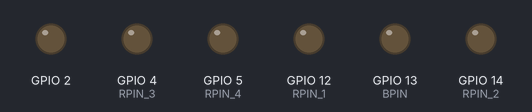
The sketch below on a simulated ESP8266 (NodeMCU). Parts: output pins drawn as LEDs (lit = HIGH, except the on-board LED, lit = LOW). WiFi joins after 1.5 s; servers stay silent unless stated; the local clock reads 2024-03-15 10:24:30 at power-on unless the sketch sets it; the Firebase database answers and starts empty; web services answer with replies made up by the test bench; what the sketch prints to the serial monitor is not drawn.

Above: at 0.1 s.
At 1.9 s:
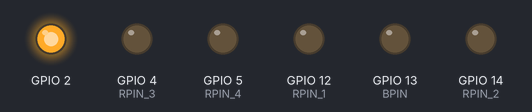
At 2.7 s:
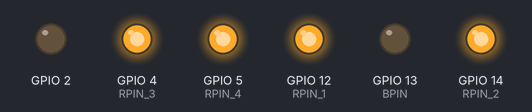
Timing chart, 0 to 4.2 s (numbered marks = the images above):
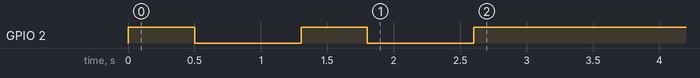

The sketch:

HomeAutomation.ino
```cpp
#include <Arduino.h>
#include <ESP8266WiFi.h>
#include <ESP8266HTTPClient.h>

#include <FirebaseESP8266.h>

#include <ArduinoJson.h>
#include <addons/TokenHelper.h>
#include <addons/RTDBHelper.h>

#include "NoDelay.h"

#define WIFI_SSID "Redmi 7A"
#define WIFI_PASSWORD "something"

#define API_KEY "AIzaSyBdoIbJ4Pv8pBhdNjXonNEbB4BFmRLjroI"
#define DATABASE_URL "https://homeautomation-4af1c-default-rtdb.asia-southeast1.firebasedatabase.app/"  //<databaseName>.firebaseio.com or <databaseName>.<region>.firebasedatabase.app
#define USER_EMAIL "esp8266.homeautomation@project.esp1.com"
#define USER_PASSWORD "esp@esp1"

#define ESP_NAME "ESP_1"

#define RPIN_4 5   // GPIO 5
#define RPIN_3 4   // GPIO 4
#define RPIN_2 14  // GPIO 14
#define RPIN_1 12  // GPIO 12

#define BPIN 13  // GPIO 13

FirebaseData fbdo;
FirebaseAuth auth;
FirebaseConfig config;

unsigned long sendDataPrevMillis = 0;
unsigned long count = 0;

#if defined(ARDUINO_RASPBERRY_PI_PICO_W)
WiFiMulti multi;
#endif

const char *worldTimeAPIEndpoint = "http://worldtimeapi.org/api/timezone/Asia/Manila";

void timeTicker();
void getCurrentTime();
void getReferenceTime();
void checkTimeComponents();

noDelay nTimeTicker(1000, timeTicker);
noDelay nGetCurrentTime(10000, getCurrentTime);
noDelay nGetReferenceTime(1000, getReferenceTime);
noDelay nCheckTimeComponents(1000, checkTimeComponents);

struct TimeStruct {
  int hours;
  int minutes;
  int seconds;
};

// Function to extract time and return it in a struct
TimeStruct extractTime(const String &timeString) {
  TimeStruct timeValues;

  // Extract hours, minutes, and seconds
  timeValues.hours = timeString.substring(0, 2).toInt();
  timeValues.minutes = timeString.substring(3, 5).toInt();
  timeValues.seconds = timeString.substring(6, 8).toInt();

  return timeValues;
}

void setup() {
  Serial.begin(115200);

  pinMode(BUILTIN_LED, OUTPUT);

#if defined(ARDUINO_RASPBERRY_PI_PICO_W)
  multi.addAP(WIFI_SSID, WIFI_PASSWORD);
  multi.run();
#else
  WiFi.begin(WIFI_SSID, WIFI_PASSWORD);
#endif

  Serial.print("Connecting to Wi-Fi");
  unsigned long ms = millis();
  while (WiFi.status() != WL_CONNECTED) {
    digitalWrite(BUILTIN_LED, HIGH);
    delay(500);
    digitalWrite(BUILTIN_LED, LOW);
    delay(500);

    Serial.print(".");
    delay(300);
#if defined(ARDUINO_RASPBERRY_PI_PICO_W)
    if (millis() - ms > 10000)
      break;
#endif
  }

  digitalWrite(BUILTIN_LED, HIGH);

  Serial.println();
  Serial.print("Connected with IP: ");
  Serial.println(WiFi.localIP());
  Serial.println();

  Serial.printf("Firebase Client v%s\n\n", FIREBASE_CLIENT_VERSION);

  config.api_key = API_KEY;
  auth.user.email = USER_EMAIL;
  auth.user.password = USER_PASSWORD;

  config.database_url = DATABASE_URL;
  config.token_status_callback = tokenStatusCallback;  // see addons/TokenHelper.h

  Firebase.reconnectNetwork(true);
  fbdo.setBSSLBufferSize(4096 /* Rx buffer size in bytes from 512 - 16384 */, 1024 /* Tx buffer size in bytes from 512 - 16384 */);

#if defined(ARDUINO_RASPBERRY_PI_PICO_W)
  config.wifi.clearAP();
  config.wifi.addAP(WIFI_SSID, WIFI_PASSWORD);
#endif

  Firebase.begin(&config, &auth);
  Firebase.setDoubleDigits(5);

  pinMode(RPIN_1, OUTPUT);
  pinMode(RPIN_2, OUTPUT);
  pinMode(RPIN_3, OUTPUT);
  pinMode(RPIN_4, OUTPUT);

  pinMode(BPIN, OUTPUT);

  digitalWrite(RPIN_1, HIGH);
  digitalWrite(RPIN_2, HIGH);
  digitalWrite(RPIN_3, HIGH);
  digitalWrite(RPIN_4, HIGH);

  getCurrentTime();

  String timeString = "12:10:51";
  TimeStruct timeValues = extractTime(timeString);
}


void loop() {
  nTimeTicker.fupdate();
  nGetCurrentTime.fupdate();
  nGetReferenceTime.fupdate();
  nCheckTimeComponents.fupdate();
}

String url = "/Controllers/" + String(ESP_NAME) + "/componentButtonList";

int currentHours = 0;
int currentMinutes = 0;
int currentSeconds = 0;

void timeTicker() {
  if (currentHours == 24) {
    currentHours = 0;
  }
  if (currentMinutes == 59) {
    currentHours++;
    currentMinutes = 0;
  }
  if (currentSeconds == 59) {
    currentSeconds = 0;
    currentMinutes++;
  }
  currentSeconds++;

  String time = "[" + String(currentHours) + ":" + String(currentMinutes) + ":" + String(currentSeconds) + "]";
  Serial.println(time);
}

bool booleanArray[4];
void controlBuzzer(int relay, bool state) {
  // Replace this with your actual code to control the buzzer
  if (relay == RPIN_1) {
    booleanArray[3] = state;
  }

  if (relay == RPIN_2) {
    booleanArray[2] = state;
  }

  if (relay == RPIN_3) {
    booleanArray[1] = state;
  }

  if (relay == RPIN_4) {
    booleanArray[0] = state;
  }

  for (int i = 0; i < 4; i++) {
    if (booleanArray[i]) {
      digitalWrite(BPIN, HIGH);
      break;
    } else {
      digitalWrite(BPIN, LOW);
    }
  }
}

void getCurrentTime() {
  WiFiClient client;
  HTTPClient http;
  http.begin(client, worldTimeAPIEndpoint);

  int httpResponseCode = http.GET();

  if (httpResponseCode == HTTP_CODE_OK) {
    String payload = http.getString();
    Serial.println("Response: " + payload);

    // Parse the JSON response to get the current time
    DynamicJsonDocument doc(1024);
    DeserializationError error = deserializeJson(doc, payload);

    if (error) {
      Serial.print("JSON parsing failed: ");
      Serial.println(error.c_str());
    } else {
      const char *dateTimeString = doc["datetime"];
      // Serial.print("Current date and time: ");
      // Serial.println(dateTimeString);

      // Convert const char* to String
      String timeString = String(dateTimeString);

      // Extract hours, minutes, and seconds
      String hoursStr = timeString.substring(11, 13);    // Extracts "hh"
      String minutesStr = timeString.substring(14, 16);  // Extracts "mm"
      String secondsStr = timeString.substring(17, 19);  // Extracts "ss"

      currentHours = hoursStr.toInt();
      currentMinutes = minutesStr.toInt();
      currentSeconds = secondsStr.toInt();

      Serial.print("Hours: ");
      Serial.print(currentHours);
      Serial.print(" Minutes: ");
      Serial.print(currentMinutes);
      Serial.print(" Seconds: ");
      Serial.println(currentSeconds);
    }
  } else {
    Serial.print("HTTP request failed with error code: ");
    Serial.println(httpResponseCode);
  }

  http.end();
}

TimeStruct chargerTime;
TimeStruct lightTime;
TimeStruct fanTime;
TimeStruct outletTime;

String chargerDate;
String lightDate;
String fanDate;
String outletDate;

bool chargerIndefiniteOn;
bool lightIndefiniteOn;
bool fanIndefiniteOn;
bool outletIndefiniteOn;

void getReferenceTime() {
  if (!Firebase.ready()) return;
  String jsonData = "";
  Firebase.getString(fbdo, url, &jsonData) ? fbdo.to<const char *>() : fbdo.errorReason().c_str();

  // Parse the JSON data
  DynamicJsonDocument doc(1024);
  DeserializationError error = deserializeJson(doc, jsonData);

  // Check for parsing errors
  if (error) {
    Serial.print("JSON parsing failed: ");
    Serial.println(error.c_str());
    return;
  }

  // Access the values of chargerStatus
  chargerIndefiniteOn = doc["chargerStatus"]["indefiniteOn"];
  String chargerReferenceDate = doc["chargerStatus"]["reference2"]["date"];
  String chargerReferenceTime = doc["chargerStatus"]["reference2"]["time"];

  // Access the values of fanStatus
  fanIndefiniteOn = doc["fanStatus"]["indefiniteOn"];
  String fanReferenceDate = doc["fanStatus"]["reference2"]["date"];
  String fanReferenceTime = doc["fanStatus"]["reference2"]["time"];

  // Access the values of lightStatus
  lightIndefiniteOn = doc["lightStatus"]["indefiniteOn"];
  String lightReferenceDate = doc["lightStatus"]["reference2"]["date"];
  String lightReferenceTime = doc["lightStatus"]["reference2"]["time"];
  // Access the values of outletStatus
  outletIndefiniteOn = doc["outletStatus"]["indefiniteOn"];
  String outletReferenceDate = doc["outletStatus"]["reference2"]["date"];
  String outletReferenceTime = doc["outletStatus"]["reference2"]["time"];

  chargerTime = extractTime(chargerReferenceTime);
  lightTime = extractTime(lightReferenceTime);
  outletTime = extractTime(outletReferenceTime);
  fanTime = extractTime(fanReferenceTime);

  chargerDate = chargerReferenceDate;
  lightDate = lightReferenceDate;
  fanDate = fanReferenceDate;
  outletDate = outletReferenceDate;
}

unsigned long convertToSeconds(int hours, int minutes, int seconds) {
  return hours * 60 * 60 + minutes * 60 + seconds;
}

// Function to get the remaining time
// void getDifferenceTime(int relay, int currentHour, int currentMinute, int currentSecond, int futureHour, int futureMinute, int futureSecond) {
//   unsigned long currentTime = convertToSeconds(currentHours, currentMinutes, currentSeconds);
//   unsigned long futureTime = convertToSeconds(futureHour, futureMinute, futureSecond);

//   if (futureTime <= currentTime) {
//     Serial.println("Future time is in the past.");
//     digitalWrite(relay, HIGH);
//     controlBuzzer(relay, false);
//     return;
//   }

//   unsigned long remainingTime = futureTime - currentTime;

//   if ((remainingTime >= 4 * 60 + 55 && remainingTime <= 5 * 60) || (remainingTime >= 5 && remainingTime <= 10)) {
//     controlBuzzer(relay, true);
//   } else {
//     controlBuzzer(relay, false);
//   }


//   digitalWrite(relay, LOW);

//   // Convert remaining time to hours, minutes, and seconds
//   int remainingHours = remainingTime / 3600;
//   int remainingMinutes = (remainingTime % 3600) / 60;
//   int remainingSeconds = remainingTime % 60;

//   Serial.print("Remaining Time: ");
//   Serial.print(remainingHours);
//   Serial.print(" hours, ");
//   Serial.print(remainingMinutes);
//   Serial.print(" minutes, ");
//   Serial.print(remainingSeconds);
//   Serial.println(" seconds");
// }

// Function to get the remaining time
void getDifferenceTime(int relay, bool indefiniteOn, int currentHour, int currentMinute, int currentSecond, int futureHour, int futureMinute, int futureSecond) {
  if (indefiniteOn) {
    Serial.println("Indefinite mode is ON.");
    digitalWrite(relay, LOW);
    controlBuzzer(relay, false);
    return;  // Stop calculations
  }

  // Continue calculations when indefiniteOn is false

  unsigned long currentTime = convertToSeconds(currentHours, currentMinutes, currentSeconds);
  unsigned long futureTime = convertToSeconds(futureHour, futureMinute, futureSecond);

  if (futureTime <= currentTime) {
    Serial.println("Future time is in the past.");
    digitalWrite(relay, HIGH);
    controlBuzzer(relay, false);
    return;  // Stop calculations
  }

  unsigned long remainingTime = futureTime - currentTime;

  if ((remainingTime >= 4 * 60 + 55 && remainingTime <= 5 * 60) || (remainingTime >= 5 && remainingTime <= 10)) {
    controlBuzzer(relay, true);
  } else {
    controlBuzzer(relay, false);
  }

  if (!indefiniteOn) {
    // Continue with calculations and control relay pin
    digitalWrite(relay, LOW);

    // Convert remaining time to hours, minutes, and seconds
    int remainingHours = remainingTime / 3600;
    int remainingMinutes = (remainingTime % 3600) / 60;
    int remainingSeconds = remainingTime % 60;

    Serial.print("Remaining Time: ");
    Serial.print(remainingHours);
    Serial.print(" hours, ");
    Serial.print(remainingMinutes);
    Serial.print(" minutes, ");
    Serial.print(remainingSeconds);
    Serial.println(" seconds");
  }
}

void checkTimeComponents() {
  getDifferenceTime(RPIN_4, fanIndefiniteOn, currentHours, currentMinutes, currentSeconds, fanTime.hours, fanTime.minutes, fanTime.seconds);
  getDifferenceTime(RPIN_1, lightIndefiniteOn, currentHours, currentMinutes, currentSeconds, lightTime.hours, lightTime.minutes, lightTime.seconds);
  getDifferenceTime(RPIN_2, chargerIndefiniteOn, currentHours, currentMinutes, currentSeconds, chargerTime.hours, chargerTime.minutes, chargerTime.seconds);
  getDifferenceTime(RPIN_3, outletIndefiniteOn, currentHours, currentMinutes, currentSeconds, outletTime.hours, outletTime.minutes, outletTime.seconds);
}
```
